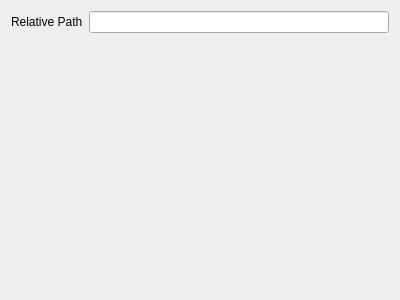
<?xml version="1.0" encoding="UTF-8"?>
<ui version="4.0">
 <class>Config</class>
 <widget class="QWidget" name="Config">
  <property name="geometry">
   <rect>
    <x>0</x>
    <y>0</y>
    <width>400</width>
    <height>300</height>
   </rect>
  </property>
  <property name="windowTitle">
   <string>Form</string>
  </property>
  <layout class="QFormLayout" name="formLayout">
   <item row="0" column="0">
    <widget class="QLabel" name="label">
     <property name="text">
      <string>Relative Path</string>
     </property>
    </widget>
   </item>
   <item row="0" column="1">
    <widget class="QLineEdit" name="relativePath"/>
   </item>
  </layout>
 </widget>
 <resources/>
 <connections/>
</ui>
